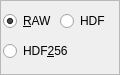
  <widget class="QFrame" name="frame_2">
   <property name="geometry">
    <rect>
     <x>480</x>
     <y>102</y>
     <width>120</width>
     <height>75</height>
    </rect>
   </property>
   <property name="frameShape">
    <enum>QFrame::StyledPanel</enum>
   </property>
   <property name="frameShadow">
    <enum>QFrame::Raised</enum>
   </property>
   <widget class="QRadioButton" name="rawRB">
    <property name="geometry">
     <rect>
      <x>3</x>
      <y>10</y>
      <width>55</width>
      <height>22</height>
     </rect>
    </property>
    <property name="text">
     <string>&amp;RAW</string>
    </property>
    <property name="shortcut">
     <string>Alt+A</string>
    </property>
    <property name="checked">
     <bool>true</bool>
    </property>
   </widget>
   <widget class="QRadioButton" name="hdfRB">
    <property name="geometry">
     <rect>
      <x>60</x>
      <y>10</y>
      <width>50</width>
      <height>22</height>
     </rect>
    </property>
    <property name="text">
     <string>HDF</string>
    </property>
    <property name="shortcut">
     <string/>
    </property>
   </widget>
   <widget class="QRadioButton" name="h256RB">
    <property name="geometry">
     <rect>
      <x>3</x>
      <y>40</y>
      <width>101</width>
      <height>22</height>
     </rect>
    </property>
    <property name="text">
     <string>HDF&amp;256</string>
    </property>
    <property name="shortcut">
     <string>Alt+2</string>
    </property>
   </widget>
  </widget>
